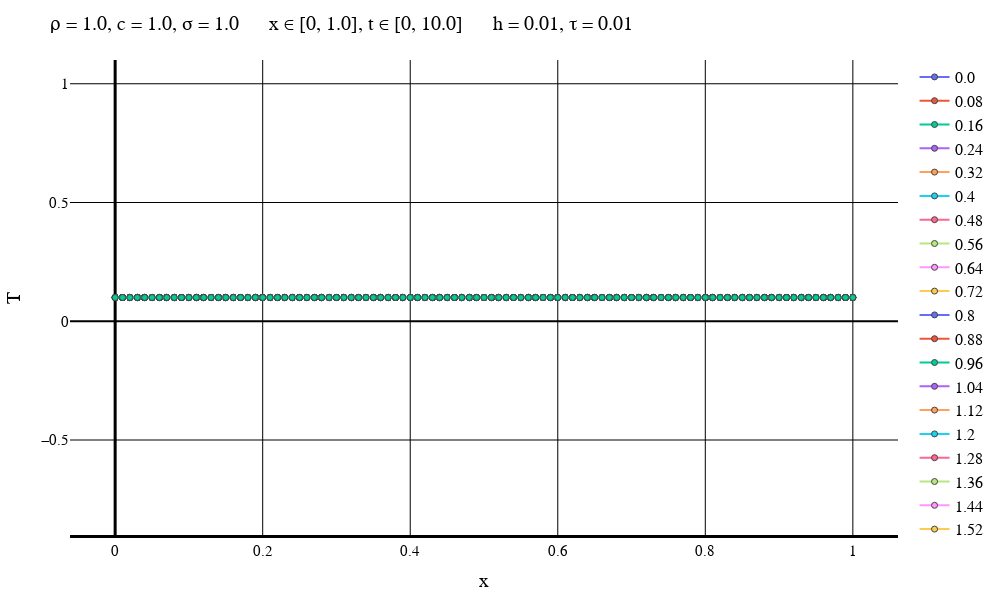

Here is the notebook cell this chart was saved with:
### Markdown cell above
Неявная схема

### Code cell
typeOfScheme = "Backward"

solutionFile = "D:\\Calc_Methods_2\\Lab2\\MixedCondsLeftT\\$typeOfScheme\\solution$numOfEq.txt"
dataFile = "D:\\Calc_Methods_2\\Lab2\\MixedCondsLeftT\\$typeOfScheme\\data$numOfEq.txt"
intervalFile = "D:\\Calc_Methods_2\\Lab2\\MixedCondsLeftT\\$typeOfScheme\\interval$numOfEq.txt"

solutionMatrix = readdlm(solutionFile)
dataVec = readdlm(dataFile)
intervalVec = readdlm(intervalFile);

L = dataVec[3]
timeEnd = dataVec[4]
numOfXIntervals = Int(intervalVec[1])
numOfTIntervals = Int(intervalVec[2])
h = L / numOfXIntervals
τ = timeEnd / numOfTIntervals
if default == true
    plotStep = trunc(Int, timeEnd / (defaultStepParam * τ))
    numOfPlots = numOfTIntervals + 1    
else
    plotStep = firstSteps
    numOfPlots = firstPlots
end
println("Шаг графика: $plotStep")
println("Время последнего графика: $((numOfPlots - 1)*τ)")
makePlot(numOfPlots, plotStep, solutionMatrix, dataVec, intervalVec)
